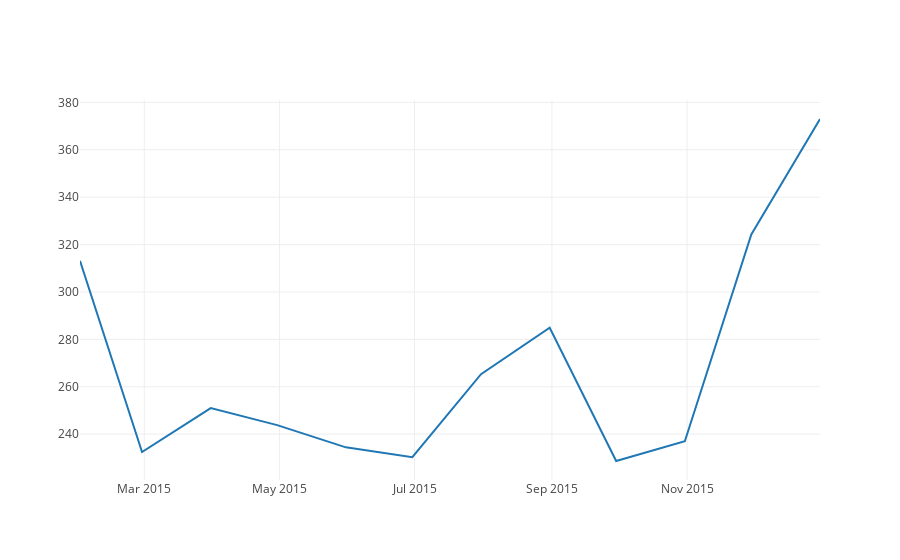
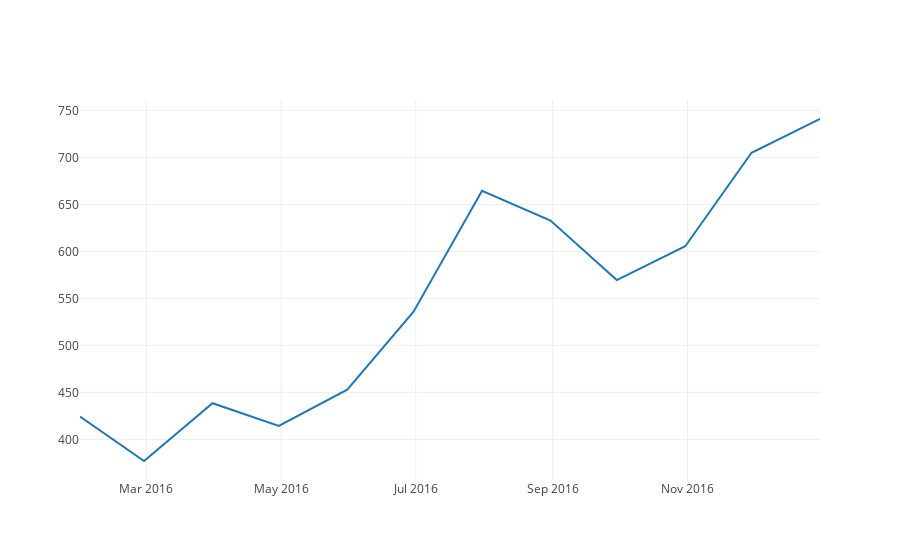
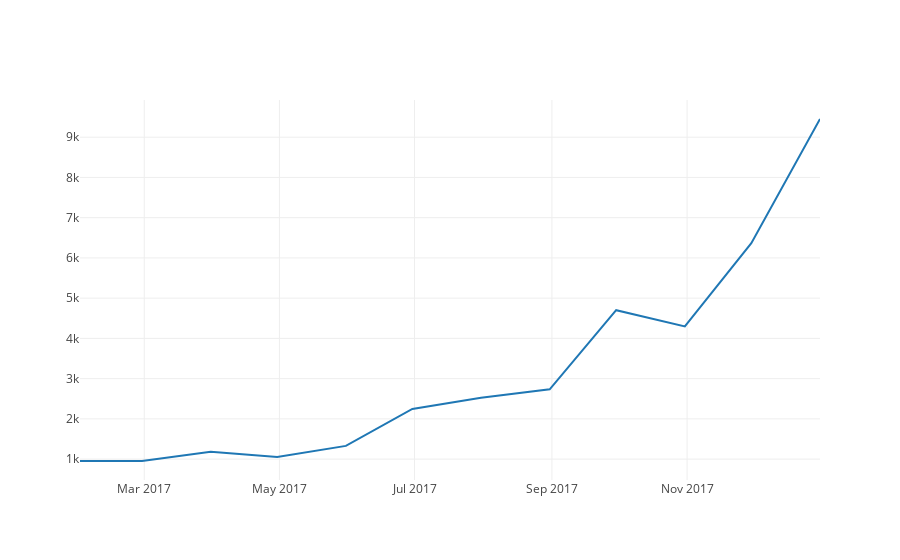
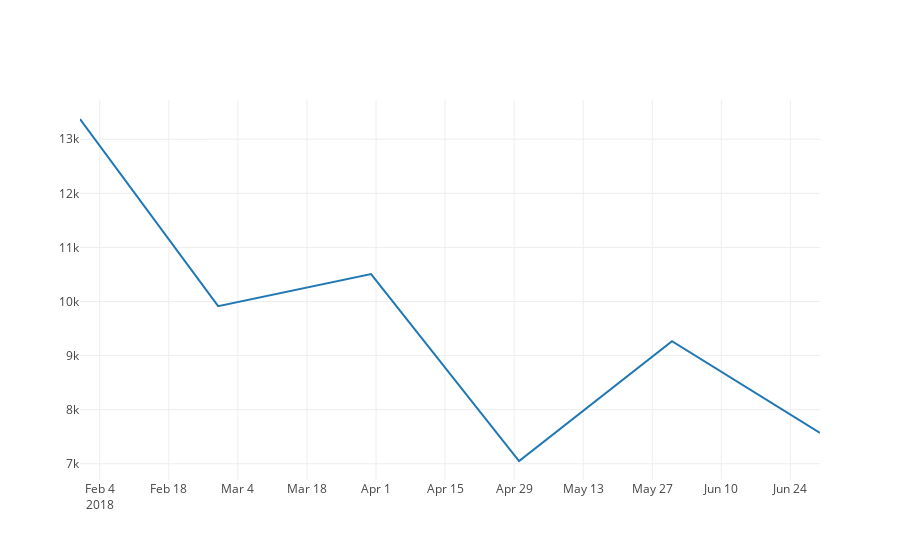

The notebook cell saved with these charts, in order:
### Code cell
# create time series plot of account value v. investment
trace2016 = go.Scatter(
    x = weekly_rows['Timestamp'],
    y = weekly_rows['Close'].astype(float),
    mode = 'lines',
    name = 'Bitcoin Price 2016'
)
trace2017 = go.Scatter(
    x = rows2017['Timestamp'],
    y = rows2017['Close'].astype(float),
    mode = 'lines',
    name = 'Bitcoin Price 2017'
)
trace2015 = go.Scatter(
    x = rows2015['Timestamp'],
    y = rows2015['Close'].astype(float),
    mode = 'lines',
    name = 'Bitcoin Price 2015'
)
trace2018 = go.Scatter(
    x = rows2018['Timestamp'],
    y = rows2018['Close'].astype(float),
    mode = 'lines',
    name = 'Bitcoin Price 2018'
)
plot_data = [trace2016]
plot_data2 = [trace2017]
plot_data3 = [trace2015]
plot_data4 = [trace2018]
iplot(plot_data3)
iplot(plot_data)
iplot(plot_data2)
iplot(plot_data4)

### Figure 1 — Plotly figure (JSON) as saved in the notebook; plotly's stock layout.template omitted (floating-point values rounded to 4 significant figures)
{"data": [{"mode": "lines", "name": "Bitcoin Price 2015", "type": "scatter", "uid": "302262fe-b0d9-11e8-9b33-54353063f22d", "x": ["2015-01-31", "2015-02-28", "2015-03-31", "2015-04-30", "2015-05-31", "2015-06-30", "2015-07-31", "2015-08-31", "2015-09-30", "2015-10-31", "2015-11-30", "2015-12-31"], "y": [313.2, 232.5, 251.0, 243.8, 234.4, 230.3, 265.3, 284.9, 228.7, 237.0, 324.3, 373]}], "layout": {}}

### Figure 2 — Plotly figure (JSON) as saved in the notebook; plotly's stock layout.template omitted (floating-point values rounded to 4 significant figures)
{"data": [{"mode": "lines", "name": "Bitcoin Price 2016", "type": "scatter", "uid": "302d27a2-b0d9-11e8-9b33-54353063f22d", "x": ["2016-01-31", "2016-02-29", "2016-03-31", "2016-04-30", "2016-05-31", "2016-06-30", "2016-07-31", "2016-08-31", "2016-09-30", "2016-10-31", "2016-11-30", "2016-12-31"], "y": [424.2, 377.0, 438.4, 414.3, 452.9, 535.9, 664.4, 632.8, 569.5, 605.5, 704.9, 740.8]}], "layout": {}}

### Figure 3 — Plotly figure (JSON) as saved in the notebook; plotly's stock layout.template omitted (floating-point values rounded to 4 significant figures)
{"data": [{"mode": "lines", "name": "Bitcoin Price 2017", "type": "scatter", "uid": "3035dff0-b0d9-11e8-9b33-54353063f22d", "x": ["2017-01-31", "2017-02-28", "2017-03-31", "2017-04-30", "2017-05-31", "2017-06-30", "2017-07-31", "2017-08-31", "2017-09-30", "2017-10-31", "2017-11-30", "2017-12-31"], "y": [953.7, 953.3, 1185.0, 1055, 1328.0, 2246, 2525.0, 2735.0, 4701.0, 4300.0, 6366, 9452.0]}], "layout": {}}

### Figure 4 — Plotly figure (JSON) as saved in the notebook; plotly's stock layout.template omitted (floating-point values rounded to 4 significant figures)
{"data": [{"mode": "lines", "name": "Bitcoin Price 2018", "type": "scatter", "uid": "30407212-b0d9-11e8-9b33-54353063f22d", "x": ["2018-01-31", "2018-02-28", "2018-03-31", "2018-04-30", "2018-05-31", "2018-06-30"], "y": [13375, 9915.0, 10510.0, 7051.0, 9266.0, 7570.0]}], "layout": {}}
